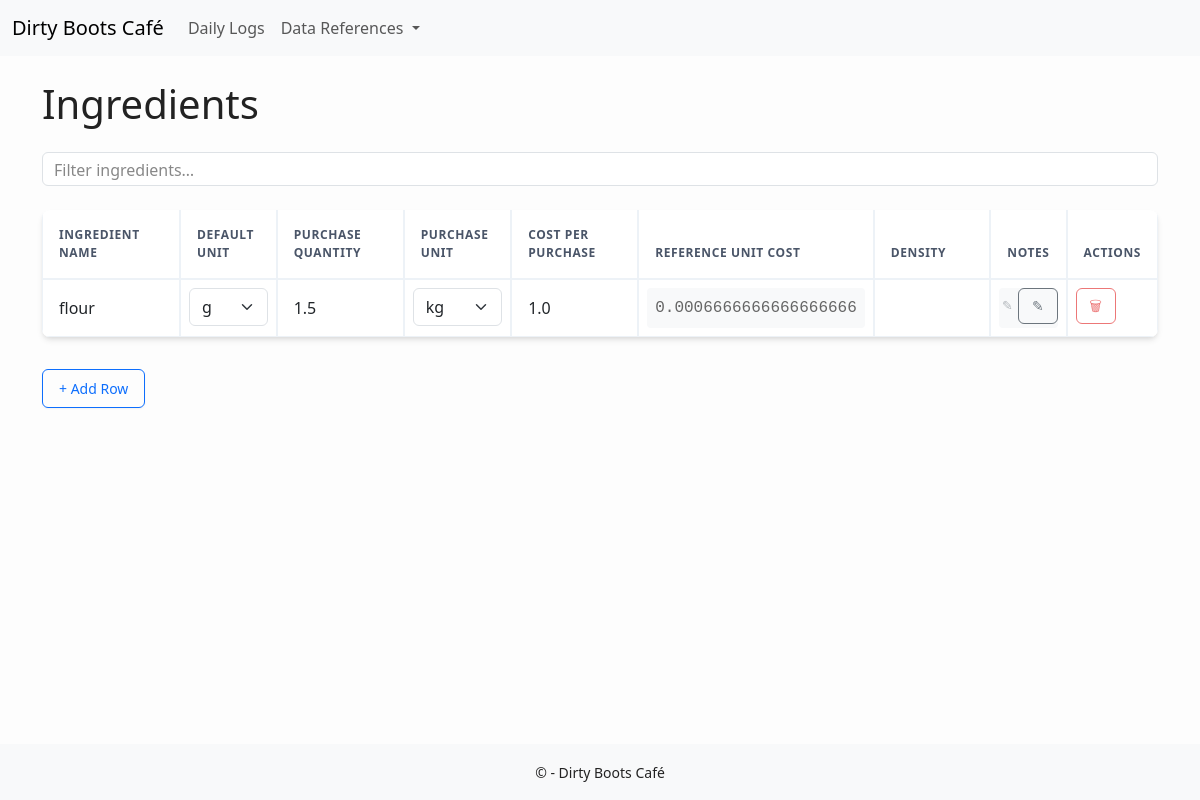
The page /ingredients/ on the database its author committed.
### app/models/ingredient.py (models this page shows, shortened)
class Ingredient(db.Model):
    __tablename__ = "ingredients"
    id              = Column(Integer, primary_key=True)
    name            = Column(String, nullable=False, unique=True)
    default_unit    = Column(String, nullable=True)
    store_quantity  = Column(Float, nullable=True)
    store_unit      = Column(String, nullable=True)
    cost_per_purchase   = Column(Float, nullable=True)
    ref_unit_cost   = Column(Float, nullable=True)
    density         = Column(Float, nullable=True)
    notes           = Column(JSON, default={})
    __field_meta__ = {
    "name": {
        "label": "Ingredient Name",
        "type": "text",
        "readonly": False,
        "required": True,
        "source": None
    },
    "default_unit": {
        "label": "Default Unit",
        "type": "select",
        "readonly": False,
        "required": False,
        "source": "quantities.base_unit"
    },
    "store_quantity": {
        "label": "Purchase Quantity",
        "type": "number",
        "readonly": False,
        "required": False,
        "source": None
    },
    "store_unit": {
        "label": "Purchase Unit",
        "type": "select",
        "readonly": False,
        "required": False,
        "source": "quantities.name"
    },
    "cost_per_purchase": {
        "label": "Cost per Purchase",
        "type": "number",
        "readonly": False,
        "required": False,
        "source": None
    },
    "ref_unit_cost": {
        "label": "Reference Unit Cost",
        "type": "number",
        "readonly": True,  # This field is computed
        "required": False,
        "source": None,
        "editable": False  # Additional flag to prevent any form of editing
    },
    "density": {
        "label": "Density",
        "type": "number",
        "readonly": False,
        "required": False,
        "source": None
    },
    "notes": {
        "label": "Notes",
        "type": "json",
        "readonly": False,
        "required": False,
        "source": None
    }
    }

### app/routes/ingredients.py (the view)
@ingredients_bp.route('/')
def index():
    service = IngredientService()
    ingredients = service.get_all()
    return render_template(
        'ingredients/index.html',
        Ingredient=Ingredient,
        ingredients=ingredients,
        field_meta=Ingredient.__field_meta__
    )

### app/services/base.py (called while the page is built)
    @classmethod
    def get_all(cls, order_by=None):
        return cls.find(order_by=order_by)

    @classmethod
    def find(cls, filters=None, order_by=None, limit=None, offset=None):
        query = cls.model.query
        exprs = []
        if isinstance(filters, dict):
            for field, val in filters.items():
                col = getattr(cls.model, field, None)
                if col is not None:
                    exprs.append(col == val)
        elif filters is not None:
            try:
                for f in filters:
                    exprs.append(f)
            except TypeError:
                exprs = [filters]
        for f in exprs:
            query = query.filter(f)
        if order_by is not None:
            query = query.order_by(order_by)
        if limit is not None:
            query = query.limit(limit)
        if offset is not None:
            query = query.offset(offset)
        return query.all()

### app/templates/ingredients/index.html
{% extends 'base.html' %}
{% from 'components/searchbar.html' import searchbar %}
{% from 'components/crud_table.html' import crud_table %}
{% block content %}
  <h1 class="mb-4">Ingredients</h1>
  {{ searchbar(
      url_for('api.search_resource', resource='ingredients'),
      ['name','default_unit','store_quantity','store_unit','cost_per_purchase','ref_unit_cost','density','notes'],
      target_table_id='table-ingredients',
      columns=['name','default_unit','store_quantity','store_unit','cost_per_purchase','ref_unit_cost','density','notes'],
      id='ingredients-search',
      placeholder='Filter ingredients…'
  ) }}
  {{ crud_table(
    'ingredients',
    url_for('api.save_resource', resource='ingredients'),
    ['name','default_unit','store_quantity','store_unit','cost_per_purchase','ref_unit_cost','density','notes'],
    ingredients,
    field_meta=Ingredient.__field_meta__
  ) }}
{% endblock %}

### app/templates/components/crud_table.html (shortened to what this page needs)
{% macro crud_table(resource, api_endpoint, columns, rows, field_meta={}) %}
<link rel="stylesheet" href="/static/css/crud_table.css">
<div
  id="crud-{{resource}}"
  class="crud-container"
  data-endpoint="{{ api_endpoint }}"
  data-columns='{{ columns|tojson }}'
  data-meta='{{ field_meta|tojson }}'
>
  <table class="table table-bordered" id="table-{{resource}}">
    <thead>
      <tr>
        {% for col in columns %}
          <th>{{ field_meta.get(col, {}).get('label', col|capitalize) }}</th>
        {% endfor %}
        <th>Actions</th>
      </tr>
    </thead>
    <tbody>
      {% for row in rows %}
      <tr data-id="{{ row.id }}">
        {% for col in columns %}
          {% set m = field_meta.get(col, {}) %}
          <td>
            {% if m.type == 'select' %}
              {% if m.readonly %}
                <span class="form-control-plaintext" data-field="{{col}}">{{ row[col] }}</span>
              {% else %}
                <select name="{{col}}" class="form-select">
                  <option value="{{ row[col] }}">{{ row[col] }}</option>
                </select>
              {% endif %}
            {% elif m.type == 'json' %}
              <div class="d-flex align-items-start json-container">
                {% if m.readonly %}
                  <span class="form-control-plaintext" data-field="{{col}}">{{ row[col] | tojson }}</span>
                {% else %}
                  <div class="json-preview" data-field="{{col}}" data-json='{{ row[col] | tojson }}'>
                  </div>
                  <button
                    type="button"
                    class="btn btn-sm btn-outline-secondary ms-2 json-edit-btn"
                    data-col="{{col}}"
                    title="Edit JSON in modal"
                  >✎</button>
                {% endif %}
              </div>
            {% else %}
              {% if m.readonly %}
                <span class="form-control-plaintext" data-field="{{col}}">{{ row[col] }}</span>
              {% else %}
                <input
                  type="{{ m.type or 'text' }}"
                  name="{{col}}"
                  class="form-control"
                  value="{{ row[col] }}"
                  {% if m.required %}required{% endif %}
                />
              {% endif %}
            {% endif %}
          </td>
        {% endfor %}
        <td>
          <button
            type="button"
            class="btn btn-sm btn-danger"
            onclick="deleteRow(this,'{{resource}}')"
          >🗑</button>
        </td>
      </tr>
      {% endfor %}
    </tbody>
  </table>
  <button
    type="button"
    class="btn btn-sm btn-outline-primary"
    onclick="addRow('{{resource}}')"
  ><span class="icon">+</span> Add Row</button>
  <div class="toast-container position-fixed bottom-0 end-0 p-3">
  </div>
</div>
{% endmacro %}

### app/static/css/global.css (style rules this page uses)
body { font-family: "Segoe UI", Roboto, sans-serif; background-color: #fdfdfd; color: #222; }
table.table td input { border: none; background: transparent; }
table.table tbody tr:nth-child(odd) { background: #f9f9f9; }
.toast-container { z-index: 1055; }

### app/static/css/crud_table.css (style rules this page uses)
.table { --bs-table-border-color: #edf2f7; border-collapse: separate; border-spacing: 0; border-radius: 8px; overflow: hidden; margin-bottom: 2rem; box-shadow: 0 4px 6px -1px rgba(0, 0, 0, 0.1), 0 2px 4px -1px rgba(0, 0, 0, 0.06); background: white; }
.table thead { background: #f8fafc; }
.table th { font-weight: 600; text-transform: uppercase; font-size: 0.75rem; letter-spacing: 0.05em; padding: 1rem; border-bottom: 2px solid #edf2f7; color: #4a5568; }
.table td { padding: 0.5rem; border-bottom: 1px solid #edf2f7; transition: all 0.2s ease; }
.table tbody tr { transition: all 0.2s ease; }
.table .form-control { border: none; background: transparent; padding: 0.5rem; transition: all 0.2s ease; border-radius: 4px; }
.form-control-plaintext { display: block; width: 100%; padding: 0.5rem; margin: 0; font-size: 1rem; line-height: 1.5; color: #495057; background-color: transparent; border: 0; }
span[data-field="ref_unit_cost"] { font-family: monospace; color: #666; background-color: #f8f9fa; border-radius: 4px; padding: 0.5rem; }
.table .btn { transition: all 0.2s ease; border-radius: 6px; padding: 0.4rem 0.8rem; }
.table .btn-danger { background: #fff; color: #e53e3e; border: 1px solid #e53e3e; opacity: 0.7; }
.btn-outline-primary { transition: all 0.2s ease; border-radius: 6px; padding: 0.5rem 1rem; font-weight: 500; box-shadow: 0 1px 2px 0 rgba(0, 0, 0, 0.05); }
.table tbody tr { animation: slideIn 0.3s ease-out; }
.json-preview { padding: 0.5rem; border-radius: 4px; background-color: #f8f9fa; width: 100%; min-height: 2.5rem; }
.json-container { position: relative; width: 100%; }
.json-preview::after { content: "\270E"; position: absolute; right: 2.8rem; top: 0.5rem; color: #6c757d; opacity: 0.5; font-size: 0.8rem; }
.json-edit-btn { position: absolute; right: 0; top: 0; z-index: 2; }

### rows shown on the page
Ingredient: name "flour" "1.5" "1.0", default_unit "g" "kg", ref_unit_cost "0.0006666666666666666"

### other values the page prints
{{ field_meta.get(col, {}).get('label', col|capitalize) }} "INGREDIENT NAME" "DEFAULT UNIT" "PURCHASE QUANTITY" "PURCHASE UNIT" "COST PER PURCHASE" "REFERENCE UNIT COST" "DENSITY" "NOTES"
